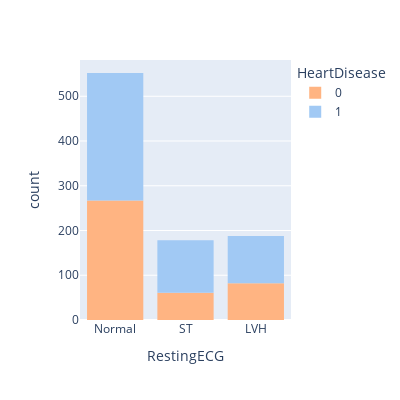

The notebook cell this image was saved under:
### Code cell
fig = px.histogram(df, x="RestingECG", color="HeartDisease",width=400, height=400,color_discrete_sequence= ploty_sea_color)
fig.show()

### Figure 1 — Plotly figure (JSON) as saved in the notebook; plotly's stock layout.template omitted (floating-point values rounded to 4 significant figures; data arrays with more than 128 entries replaced by an {"elided": "..."} marker saying what was removed)
{"data": [{"alignmentgroup": "True", "bingroup": "x", "hovertemplate": "HeartDisease=0<br>RestingECG=%{x}<br>count=%{y}<extra></extra>", "legendgroup": "0", "marker": {"color": "rgb(255,180,130)", "pattern": {"shape": ""}}, "name": "0", "offsetgroup": "0", "orientation": "v", "showlegend": true, "type": "histogram", "x": {"elided": "410 str values"}, "xaxis": "x", "yaxis": "y"}, {"alignmentgroup": "True", "bingroup": "x", "hovertemplate": "HeartDisease=1<br>RestingECG=%{x}<br>count=%{y}<extra></extra>", "legendgroup": "1", "marker": {"color": "rgb(161,201,244)", "pattern": {"shape": ""}}, "name": "1", "offsetgroup": "1", "orientation": "v", "showlegend": true, "type": "histogram", "x": {"elided": "508 str values"}, "xaxis": "x", "yaxis": "y"}], "layout": {"barmode": "relative", "height": 400, "legend": {"title": {"text": "HeartDisease"}, "tracegroupgap": 0}, "margin": {"t": 60}, "width": 400, "xaxis": {"anchor": "y", "domain": [0, 1], "title": {"text": "RestingECG"}}, "yaxis": {"anchor": "x", "domain": [0, 1], "title": {"text": "count"}}}}
